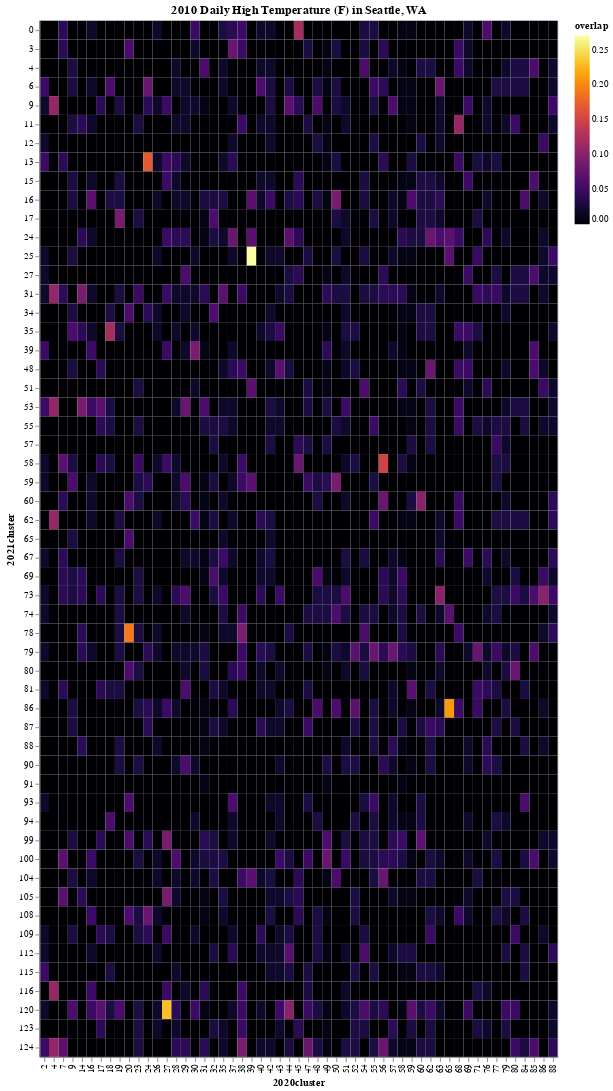

Here is the notebook cell this chart was saved with:
### Code cell
#subreddit heat map
import numpy as np
import seaborn as sns
import matplotlib.pyplot as plt
import altair as alt

overlap_matrix = np.zeros((len(comm_year_one), len(comm_year_two)))
for comm_index in range(len(comm_year_one)):
    for yr_two_clusters in year_two_comm_dist[comm_index]:
        overlap_matrix[comm_index][yr_two_clusters] += 1

overlap_df = []
for x in range(len(comm_year_one)):
    for y in range(len(comm_year_two)):
        d = {
            '2020cluster' : x,  # some formula for obtaining values
            '2021cluster' : y,
            '2020size': len(comm_year_one[x]),
            '2021size': len(comm_year_two[y]),
            'overlap' : round(float(overlap_matrix[x][y]/len(comm_year_one[x])), 2),
            '2020topSubreddits': str(user_rankings_year_one[x]),
            '2021topSubreddits': str(user_rankings_year_two[y])
        }
        if len(comm_year_two[y]) > 4 and len(comm_year_one[x]) > 4:
            overlap_df.append(d)

overlap_df = pd.DataFrame(overlap_df)
        
        
alt.Chart(
    overlap_df,
    title="2010 Daily High Temperature (F) in Seattle, WA"
).mark_rect().encode(
    x='2020cluster:O',
    y='2021cluster:O',
    color=alt.Color('overlap:Q', scale=alt.Scale(scheme="inferno")),
    tooltip=[
        alt.Tooltip('2020size:Q', title='Size of 2020 cluster'),
        alt.Tooltip('2021size:Q', title='Size of 2021 cluster'),
        alt.Tooltip('overlap:Q', title='overlap'),
        alt.Tooltip('2020topSubreddits:N', title='Top subreddits 2020'),
        alt.Tooltip('2021topSubreddits:N', title='Top subreddits 2021')
    ]
).properties(width=550)
        
        
# fig, ax = plt.subplots(figsize=(20,20))
# im = ax.imshow(overlap_matrix)
# cbar = ax.figure.colorbar(im, ax=ax)
# ax.set_xlabel('clusters 2020')
# ax.set_ylabel('clusters 2021')
# cbar.ax.set_ylabel('overlap count', rotation=-90, va="bottom")
# plt.show()

#percentages
#narrow focus on top 10 communities

### Figure 1 — Vega-Lite specification as saved in the notebook (floating-point values rounded to 4 significant figures; data arrays with more than 128 entries replaced by an {"elided": "..."} marker saying what was removed)
{"config": {"view": {"continuousWidth": 400, "continuousHeight": 300}}, "data": {"name": "data-7918d303bba0f13bc7bc8425e7a32cdb"}, "mark": "rect", "encoding": {"color": {"type": "quantitative", "field": "overlap", "scale": {"scheme": "inferno"}}, "tooltip": [{"type": "quantitative", "field": "2020size", "title": "Size of 2020 cluster"}, {"type": "quantitative", "field": "2021size", "title": "Size of 2021 cluster"}, {"type": "quantitative", "field": "overlap", "title": "overlap"}, {"type": "nominal", "field": "2020topSubreddits", "title": "Top subreddits 2020"}, {"type": "nominal", "field": "2021topSubreddits", "title": "Top subreddits 2021"}], "x": {"type": "ordinal", "field": "2020cluster"}, "y": {"type": "ordinal", "field": "2021cluster"}}, "title": "2010 Daily High Temperature (F) in Seattle, WA", "width": 550, "$schema": "https://vega.github.io/schema/vega-lite/v4.8.1.json", "datasets": {"data-7918d303bba0f13bc7bc8425e7a32cdb": {"elided": "3025 records"}}}
